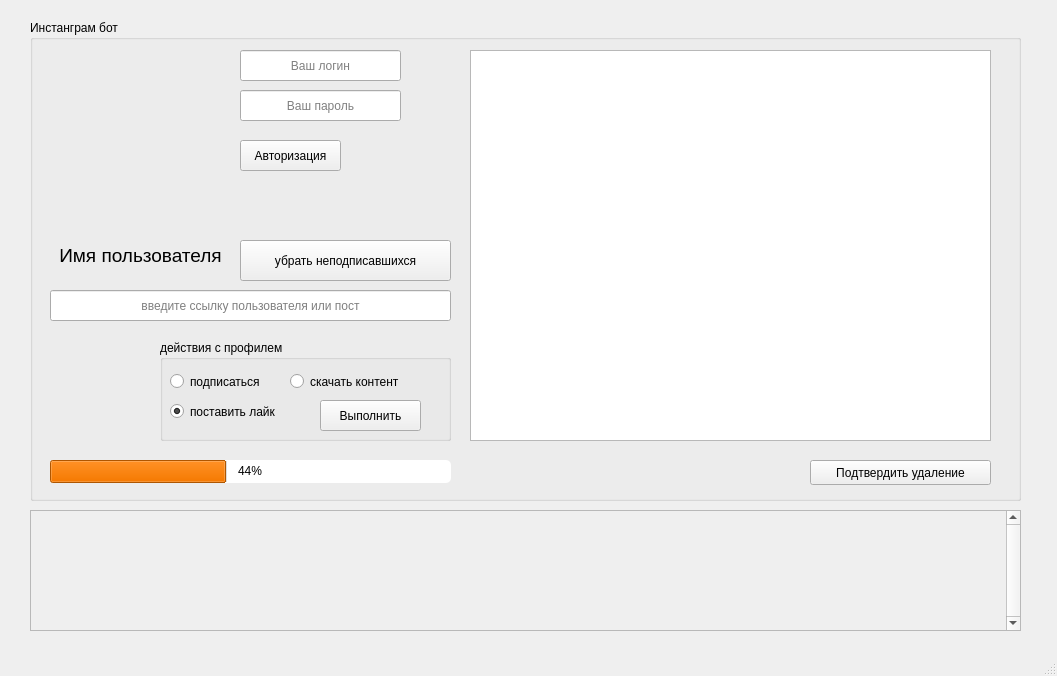
<?xml version="1.0" encoding="UTF-8"?>
<ui version="4.0">
 <class>MainWindow</class>
 <widget class="QMainWindow" name="MainWindow">
  <property name="geometry">
   <rect>
    <x>0</x>
    <y>0</y>
    <width>1057</width>
    <height>676</height>
   </rect>
  </property>
  <property name="windowTitle">
   <string>MainWindow</string>
  </property>
  <property name="styleSheet">
   <string notr="true"/>
  </property>
  <widget class="QWidget" name="centralwidget">
   <widget class="QGroupBox" name="groupBox">
    <property name="geometry">
     <rect>
      <x>30</x>
      <y>20</y>
      <width>991</width>
      <height>481</height>
     </rect>
    </property>
    <property name="title">
     <string>Инстанграм бот</string>
    </property>
    <widget class="QListWidget" name="url_list">
     <property name="geometry">
      <rect>
       <x>440</x>
       <y>30</y>
       <width>521</width>
       <height>391</height>
      </rect>
     </property>
    </widget>
    <widget class="QLabel" name="user_name">
     <property name="geometry">
      <rect>
       <x>20</x>
       <y>220</y>
       <width>181</width>
       <height>31</height>
      </rect>
     </property>
     <property name="font">
      <font>
       <pointsize>14</pointsize>
      </font>
     </property>
     <property name="contextMenuPolicy">
      <enum>Qt::DefaultContextMenu</enum>
     </property>
     <property name="frameShadow">
      <enum>QFrame::Plain</enum>
     </property>
     <property name="text">
      <string>Имя пользователя</string>
     </property>
     <property name="alignment">
      <set>Qt::AlignCenter</set>
     </property>
    </widget>
    <widget class="QLabel" name="photo">
     <property name="enabled">
      <bool>true</bool>
     </property>
     <property name="geometry">
      <rect>
       <x>20</x>
       <y>30</y>
       <width>171</width>
       <height>171</height>
      </rect>
     </property>
     <property name="text">
      <string/>
     </property>
     <property name="pixmap">
      <pixmap>nonuser.jpg</pixmap>
     </property>
     <property name="scaledContents">
      <bool>true</bool>
     </property>
     <property name="alignment">
      <set>Qt::AlignCenter</set>
     </property>
    </widget>
    <widget class="QLineEdit" name="inst_link">
     <property name="geometry">
      <rect>
       <x>20</x>
       <y>270</y>
       <width>401</width>
       <height>31</height>
      </rect>
     </property>
     <property name="alignment">
      <set>Qt::AlignCenter</set>
     </property>
     <property name="placeholderText">
      <string>введите ссылку пользователя или пост</string>
     </property>
    </widget>
    <widget class="QProgressBar" name="progressBar">
     <property name="geometry">
      <rect>
       <x>20</x>
       <y>440</y>
       <width>401</width>
       <height>23</height>
      </rect>
     </property>
     <property name="autoFillBackground">
      <bool>false</bool>
     </property>
     <property name="styleSheet">
      <string notr="true">selection-background-color: rgb(245, 121, 0);
border-radius: 5px;
</string>
     </property>
     <property name="value">
      <number>44</number>
     </property>
     <property name="alignment">
      <set>Qt::AlignCenter</set>
     </property>
    </widget>
    <widget class="QGroupBox" name="groupBox_2">
     <property name="geometry">
      <rect>
       <x>130</x>
       <y>320</y>
       <width>291</width>
       <height>101</height>
      </rect>
     </property>
     <property name="title">
      <string>действия с профилем</string>
     </property>
     <widget class="QRadioButton" name="follow_check">
      <property name="geometry">
       <rect>
        <x>10</x>
        <y>30</y>
        <width>112</width>
        <height>23</height>
       </rect>
      </property>
      <property name="text">
       <string>подписаться</string>
      </property>
     </widget>
     <widget class="QRadioButton" name="download_check">
      <property name="geometry">
       <rect>
        <x>130</x>
        <y>30</y>
        <width>141</width>
        <height>23</height>
       </rect>
      </property>
      <property name="text">
       <string>скачать контент</string>
      </property>
     </widget>
     <widget class="QRadioButton" name="like_check">
      <property name="geometry">
       <rect>
        <x>10</x>
        <y>60</y>
        <width>131</width>
        <height>23</height>
       </rect>
      </property>
      <property name="text">
       <string>поставить лайк</string>
      </property>
      <property name="checked">
       <bool>true</bool>
      </property>
     </widget>
     <widget class="QPushButton" name="make_task">
      <property name="geometry">
       <rect>
        <x>160</x>
        <y>60</y>
        <width>101</width>
        <height>31</height>
       </rect>
      </property>
      <property name="text">
       <string>Выполнить</string>
      </property>
     </widget>
    </widget>
    <widget class="QPushButton" name="delete_unfollow_user">
     <property name="geometry">
      <rect>
       <x>210</x>
       <y>220</y>
       <width>211</width>
       <height>41</height>
      </rect>
     </property>
     <property name="text">
      <string>убрать неподписавшихся</string>
     </property>
    </widget>
    <widget class="QPushButton" name="autorization_button">
     <property name="geometry">
      <rect>
       <x>210</x>
       <y>120</y>
       <width>101</width>
       <height>31</height>
      </rect>
     </property>
     <property name="text">
      <string>Авторизация</string>
     </property>
    </widget>
    <widget class="QLineEdit" name="lineEdit_2">
     <property name="geometry">
      <rect>
       <x>210</x>
       <y>30</y>
       <width>161</width>
       <height>31</height>
      </rect>
     </property>
     <property name="alignment">
      <set>Qt::AlignCenter</set>
     </property>
     <property name="placeholderText">
      <string>Ваш логин</string>
     </property>
    </widget>
    <widget class="QLineEdit" name="lineEdit_3">
     <property name="geometry">
      <rect>
       <x>210</x>
       <y>70</y>
       <width>161</width>
       <height>31</height>
      </rect>
     </property>
     <property name="alignment">
      <set>Qt::AlignCenter</set>
     </property>
     <property name="placeholderText">
      <string>Ваш пароль</string>
     </property>
    </widget>
    <widget class="QPushButton" name="final_delete_users">
     <property name="geometry">
      <rect>
       <x>780</x>
       <y>440</y>
       <width>181</width>
       <height>25</height>
      </rect>
     </property>
     <property name="text">
      <string>Подтвердить удаление</string>
     </property>
    </widget>
   </widget>
   <widget class="QScrollArea" name="sistem_message_area">
    <property name="geometry">
     <rect>
      <x>30</x>
      <y>510</y>
      <width>991</width>
      <height>121</height>
     </rect>
    </property>
    <property name="verticalScrollBarPolicy">
     <enum>Qt::ScrollBarAlwaysOn</enum>
    </property>
    <property name="horizontalScrollBarPolicy">
     <enum>Qt::ScrollBarAlwaysOff</enum>
    </property>
    <property name="widgetResizable">
     <bool>true</bool>
    </property>
    <widget class="QWidget" name="scrollAreaWidgetContents">
     <property name="geometry">
      <rect>
       <x>0</x>
       <y>0</y>
       <width>975</width>
       <height>119</height>
      </rect>
     </property>
    </widget>
   </widget>
  </widget>
  <widget class="QMenuBar" name="menubar">
   <property name="geometry">
    <rect>
     <x>0</x>
     <y>0</y>
     <width>1057</width>
     <height>22</height>
    </rect>
   </property>
  </widget>
  <widget class="QStatusBar" name="statusbar"/>
 </widget>
 <resources/>
 <connections/>
</ui>
